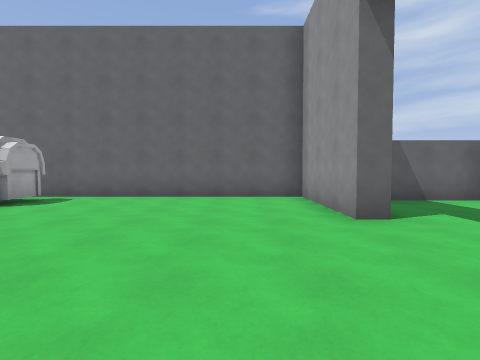
view 1 (above)

15 first-person views from a walk through a Godot game level. The camera is 1.4 m above the floor, tilts 2° down and sees 85° across. The floor is counted in squares, 2 m on a side. Each view is taken from the middle of a square. On the plan, view 1 faces up. The plan holds only what a view shows up to about 9 squares ahead; the rest is blank. The place goes on beyond the plan.

view 2
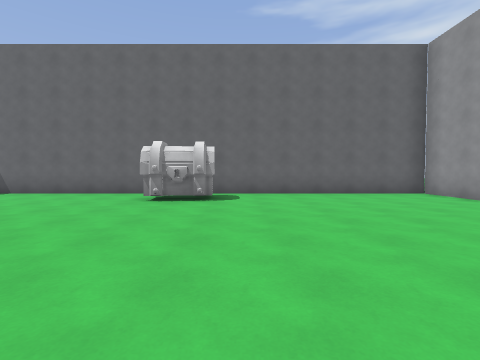

view 3
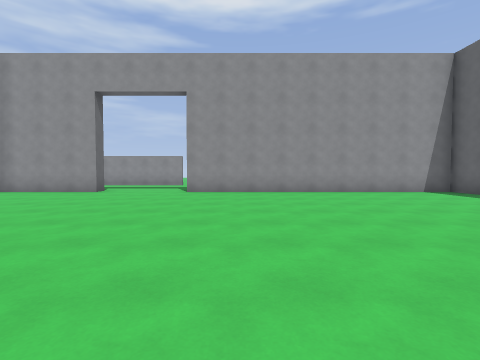

view 4
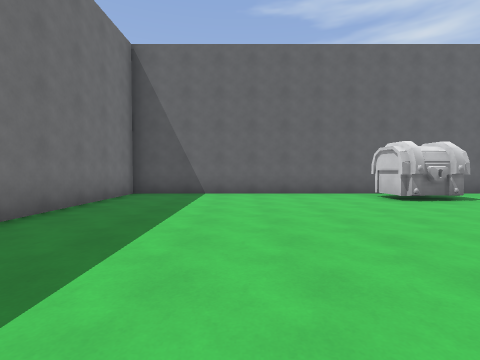

view 5
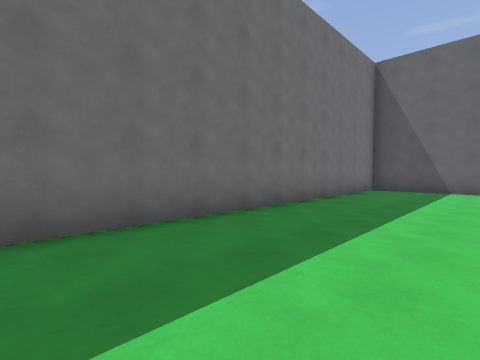

view 6
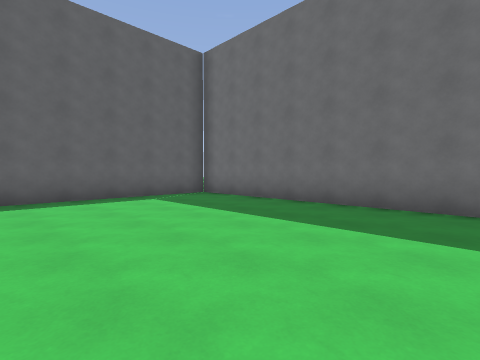

view 7
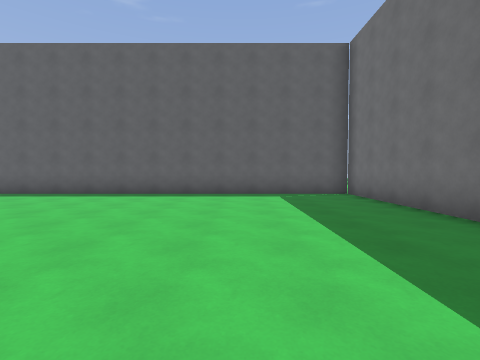

view 8
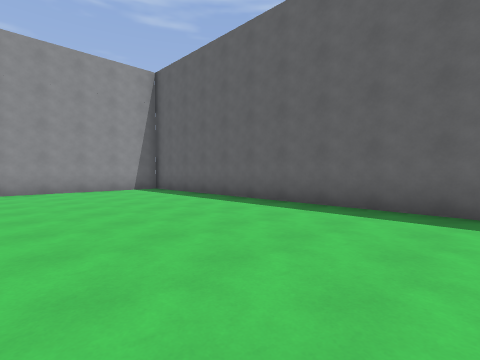

view 9
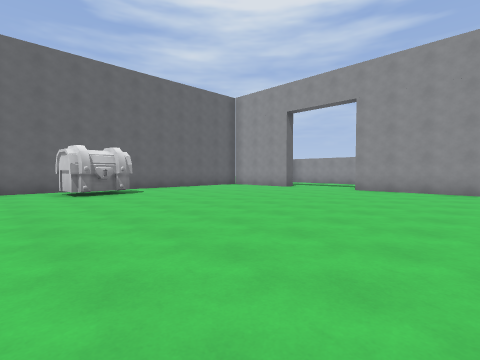

view 10
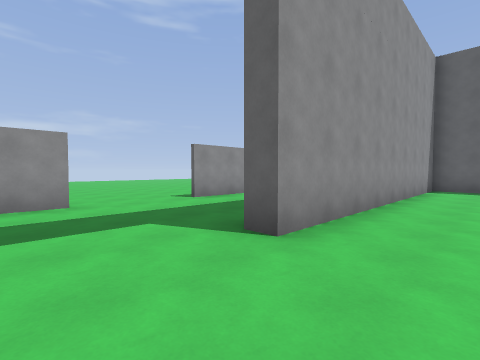

view 11
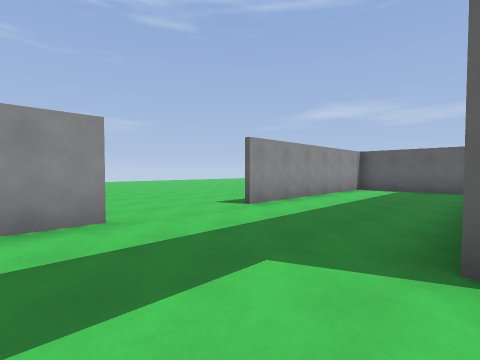

view 12
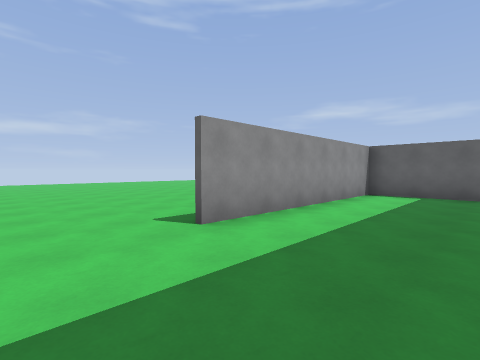

view 13
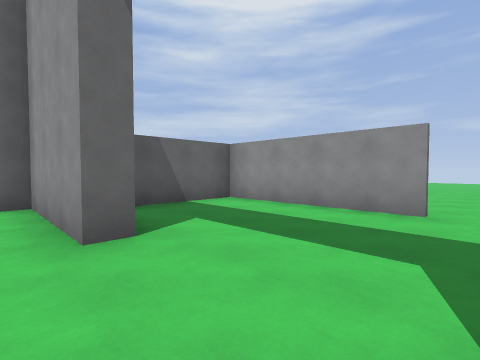

view 14
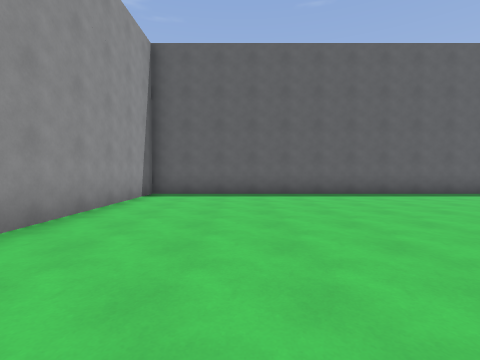

view 15
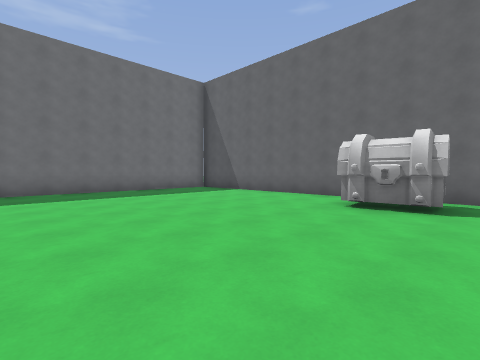

### Floor plan
Points are (right, up) in squares from view 1. A wall is a line through its corners. A room is listed if a view was taken in it or the views show most of it. See-through windows are left out.
Room 1 (views 1, 2, 3, 4, 5, 6, 7, 8, 9, 10, 11, 12, 13, 14, 15)
walls: (2.2, 3.8) (1.7, 3.8) (1.7, 7.1) (-13.3, 7.1) (-13.3, -8) (1.7, -8) (1.7, 0.8) (2.2, 0.8); (2.8, -7.1) (5.8, -7.1) (5.8, -1); (5.8, 1.8) (5.8, 6.1) (3.1, 6.1)
ways out: opening at (7, 0)
objects: chest (-6, 5) to (-5, 6)

Where each view was taken, in squares from view 1:
view 1: 0 up, 0 right, facing up
view 2: 1 down, 4 left, facing up
view 3: 1 down, 7 left, facing right
view 4: 1 down, 10 left, facing up
view 5: 3 down, 10 left, facing up-left
view 6: 1 down, 8 left, facing down-left
view 7: 0 up, 10 left, facing down
view 8: 3 down, 8 left, facing down-right
view 9: 3 down, 8 left, facing up-right
view 10: 3 up, 0 right, facing down-right
view 11: 3 up, 2 right, facing down-right
view 12: 1 up, 3 right, facing down-right
view 13: 1 up, 1 right, facing up-right
view 14: 0 up, 1 left, facing down
view 15: 0 up, 4 left, facing up-left
